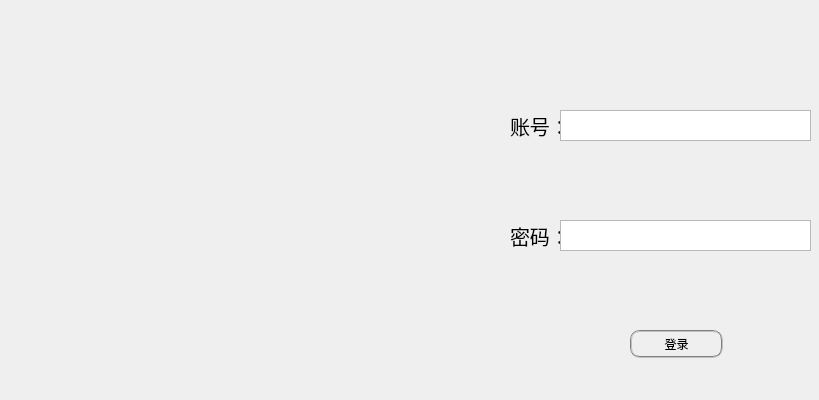
<?xml version="1.0" encoding="UTF-8"?>
<ui version="4.0">
 <class>MainWindow</class>
 <widget class="QMainWindow" name="MainWindow">
  <property name="geometry">
   <rect>
    <x>0</x>
    <y>0</y>
    <width>819</width>
    <height>400</height>
   </rect>
  </property>
  <property name="minimumSize">
   <size>
    <width>819</width>
    <height>400</height>
   </size>
  </property>
  <property name="maximumSize">
   <size>
    <width>819</width>
    <height>400</height>
   </size>
  </property>
  <property name="windowTitle">
   <string>MainWindow</string>
  </property>
  <widget class="QWidget" name="centralwidget">
   <widget class="QLabel" name="name">
    <property name="geometry">
     <rect>
      <x>510</x>
      <y>110</y>
      <width>51</width>
      <height>31</height>
     </rect>
    </property>
    <property name="styleSheet">
     <string notr="true">font-size:20px;
</string>
    </property>
    <property name="text">
     <string>账号：</string>
    </property>
   </widget>
   <widget class="QTextEdit" name="id">
    <property name="geometry">
     <rect>
      <x>560</x>
      <y>110</y>
      <width>251</width>
      <height>31</height>
     </rect>
    </property>
   </widget>
   <widget class="QLabel" name="password">
    <property name="geometry">
     <rect>
      <x>510</x>
      <y>220</y>
      <width>51</width>
      <height>31</height>
     </rect>
    </property>
    <property name="styleSheet">
     <string notr="true">font-size:20px;</string>
    </property>
    <property name="text">
     <string>密码：</string>
    </property>
   </widget>
   <widget class="QTextEdit" name="pwd">
    <property name="geometry">
     <rect>
      <x>560</x>
      <y>220</y>
      <width>251</width>
      <height>31</height>
     </rect>
    </property>
   </widget>
   <widget class="QLabel" name="img">
    <property name="geometry">
     <rect>
      <x>0</x>
      <y>0</y>
      <width>501</width>
      <height>401</height>
     </rect>
    </property>
    <property name="styleSheet">
     <string notr="true">image: url(:/登录/login-l.6ef9d260_极光看图.png);</string>
    </property>
    <property name="text">
     <string/>
    </property>
    <property name="scaledContents">
     <bool>true</bool>
    </property>
   </widget>
   <widget class="QPushButton" name="login">
    <property name="geometry">
     <rect>
      <x>630</x>
      <y>330</y>
      <width>93</width>
      <height>28</height>
     </rect>
    </property>
    <property name="styleSheet">
     <string notr="true">border-radius: 10px;

 border: 2px groove gray;
</string>
    </property>
    <property name="text">
     <string>登录</string>
    </property>
   </widget>
  </widget>
 </widget>
 <resources>
  <include location="lg.qrc"/>
 </resources>
 <connections/>
</ui>
